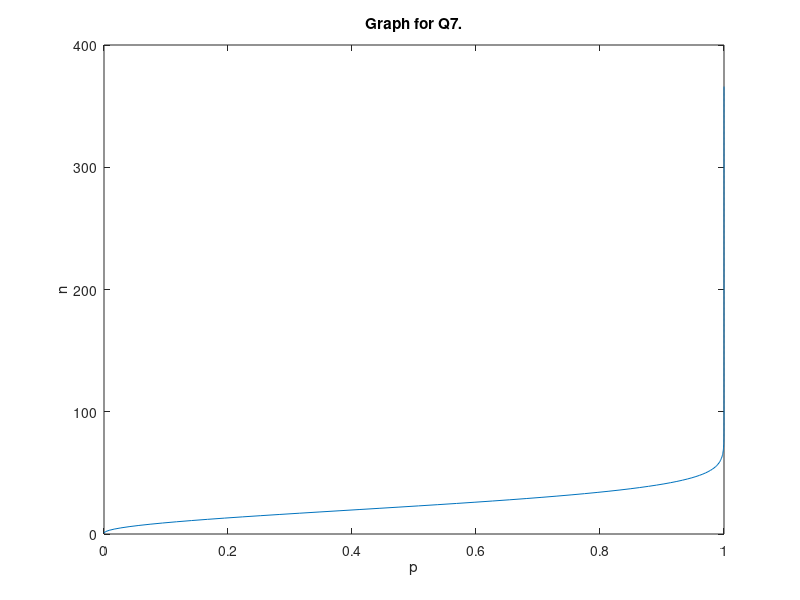

Write MATLAB code to recreate this figure.

pr = [5 10 15 20 30 40 50 60 70 80 90 95 99 99.99 99.9999 100];
nr = pr;

for j=1:length(pr)
    given_prob = 1 - (pr(j) / 100);
    ans = 1;
    prob = 1;
    while prob > given_prob
        ans = ans + 1;
        prob = prob * (366 - ans) / 365;
    end
    nr(j) = ans;
end
nr
n = 1:366;
p = n;
for i = 2:366
    p(i) = p(i-1) * (366 - i) / 365;
end
plot(1-p,n)
hold on
xlabel('p')
ylabel('n')
title('Graph for Q7.')